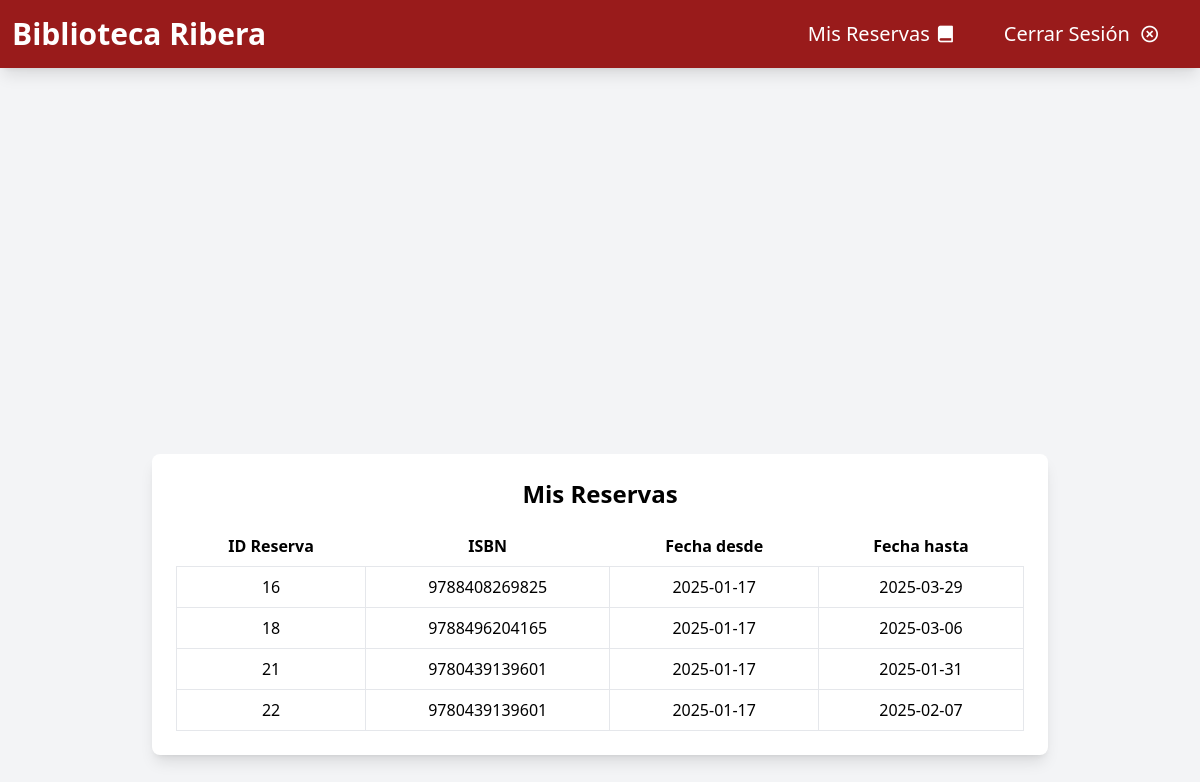
Screenshot of /index.php?controller=ReservasController&action=mostrarMisReservas (signed in) with the database file from the repository.
### tables this page shows
CREATE TABLE `reservas` (
  `id` int(11) NOT NULL,
  `id_usuario` int(11) NOT NULL,
  `ISBN` char(13) NOT NULL,
  `fecha_desde` date NOT NULL,
  `fecha_hasta` date NOT NULL
);

### config/BiblioConfig.php (called while the page is built)
<?php
$usuario = 'root';
$pwd = '';
$dbname = 'mvc';
$host = 'localhost';
?>

### db/db.php (called while the page is built)
<?php
require_once __DIR__ . '/../config/BiblioConfig.php';
class DB
{
    private $pdo;
    public function __construct()
    {
        global $host, $dbname, $usuario, $pwd;
        try {
            $this->pdo = new PDO("mysql:host=$host;dbname=$dbname", $usuario, $pwd);
            $this->pdo->setAttribute(PDO::ATTR_ERRMODE, PDO::ERRMODE_EXCEPTION);
        } catch (Exception $ex) {
            echo $ex->getMessage();
        }
    }
    public function getPDO(){
        return $this->pdo;
    }
}

### models/ReservasModel.php (called while the page is built, shortened)
<?php
require_once __DIR__ . '/../db/db.php';
class ReservasModel {
    private $pdo;
    public function __construct() {
        $this->bd = new DB();
        $this->pdo = $this->bd->getPDO();
    }
    public function getReservasPorId($id){
        $sql = "SELECT * FROM reservas WHERE id_usuario = :id";
        $stmt = $this->pdo->prepare($sql);
        $id = $_SESSION['id'];
        $stmt->bindParam(':id', $id);
        $stmt->execute();
        return $stmt->fetchAll(PDO::FETCH_ASSOC);
    }
}
?>

### views/MisReservasView.php (the view, shortened to what this page needs)
<?php
class MisReservasView {
    public function mostrarMisReservas($reservas) {
        echo '<div class="flex items-center justify-center min-h-screen bg-gray-100">';
        echo '<div class="bg-white p-6 rounded-lg shadow-lg w-full max-w-4xl">';
        echo '  <h2 class="text-2xl font-bold text-center mb-4">Mis Reservas</h2>';
        echo '  <table class="table-auto w-full">';
        echo '    <thead>';
        echo '      <tr>';
        echo '        <th class="px-4 py-2">ID Reserva</th>';
        echo '        <th class="px-4 py-2">ISBN</th>';
        echo '        <th class="px-4 py-2">Fecha desde</th>';
        echo '        <th class="px-4 py-2">Fecha hasta</th>';
        echo '      </tr>';
        echo '    </thead>';
        echo '    <tbody>';
        if (!empty($reservas)) {
            foreach ($reservas as $reserva) {
                echo '      <tr class= "text-center">';
                echo '        <td class="border px-4 py-2">' . $reserva['id'] . '</td>';
                echo '        <td class="border px-4 py-2">' . $reserva['ISBN'] . '</td>';
                echo '        <td class="border px-4 py-2">' . $reserva['fecha_desde'] . '</td>';
                echo '        <td class="border px-4 py-2">' . $reserva['fecha_hasta'] . '</td>';
                echo '      </tr>';
            }
        } else {
            echo '      <tr>';
            echo '        <td class="border px-4 py-2 text-center" colspan="4">No tienes reservas.</td>';
            echo '      </tr>';
        }
        echo '    </tbody>';
        echo '  </table>';
        echo '</div>';
        echo '</div>';
    }
}
?>

### index.php (shortened to what this page needs)
<!DOCTYPE html>
<html lang="en">
<head>
    <script src="https://cdn.tailwindcss.com"></script>
  <link rel="stylesheet" href="./assets/remixicon/remixicon.css" />
</head>
<header class="bg-red-800 text-white py-4 sticky top-0 shadow-lg flex justify-between items-center p-3">
    <div class="">
         <a href='index.php?controller=LibrosController&action=listar'>
            <h1 class="text-center text-3xl font-bold">Biblioteca Ribera</h1>
         </a>
    </div>
    <div class="text-xl flex">
        <a class="mx-6" href="index.php?controller=ReservasController&action=mostrarMisReservas">Mis Reservas <i class="ri-book-fill"></i> </a>
        <a class="mx-6" href="index.php?controler=LoginController&action=logout">Cerrar Sesión <i class="ri-close-circle-line  mx-1"></i> </a>
    </div>
</header>
<body>
     <?php
     require_once "./frontcontroller.php";
     ?>
</body>
</html>

### frontcontroller.php (shortened to what this page needs)
<?php
    $controller = isset($_GET['controller']) ? $_GET['controller'] : CONTROLADOR_DEFECTO;
    $action = isset($_GET['action']) ? $_GET['action'] : ACCION_DEFECTO;
    $controllerFile = __DIR__ . '/controllers/' . $controller . '.php';
    if (file_exists($controllerFile)) {
        $controllerObj = new $controller();
        if (method_exists($controllerObj, $action)) {
            $controllerObj->$action();
        } else {
            echo "La acción '$action' no existe en el controlador '$controller'.";
        }
    } else {
        echo "El controlador '$controller' no existe.";
    }
?>

### controllers/ReservasController.php (shortened to what this page needs)
<?php
require_once __DIR__ . '/../models/ReservasModel.php';
require_once __DIR__ . '/../views/MisReservasView.php';
class ReservasController {
    private $model;
    private $reservasView;
    public function __construct() {
        $this->model = new ReservasModel();
        $this->reservasView = new MisReservasView();
    }
    public function mostrarMisReservas() {
        if (isset($_SESSION['id'])) {
            $id_usuario = $_SESSION['id'];
            $reservas = $this->model->getReservasPorId($id_usuario);
            $this->reservasView->mostrarMisReservas($reservas);
        }
    }
}
?>

### rows the page displays
reservas: id "16", ISBN "9788408269825", fecha_desde "2025-01-17", fecha_hasta "2025-03-29"
reservas: id "18", ISBN "9788496204165", fecha_desde "2025-01-17", fecha_hasta "2025-03-06"
reservas: id "21", ISBN "9780439139601", fecha_desde "2025-01-17", fecha_hasta "2025-01-31"
reservas: id "22", ISBN "9780439139601", fecha_desde "2025-01-17", fecha_hasta "2025-02-07"
